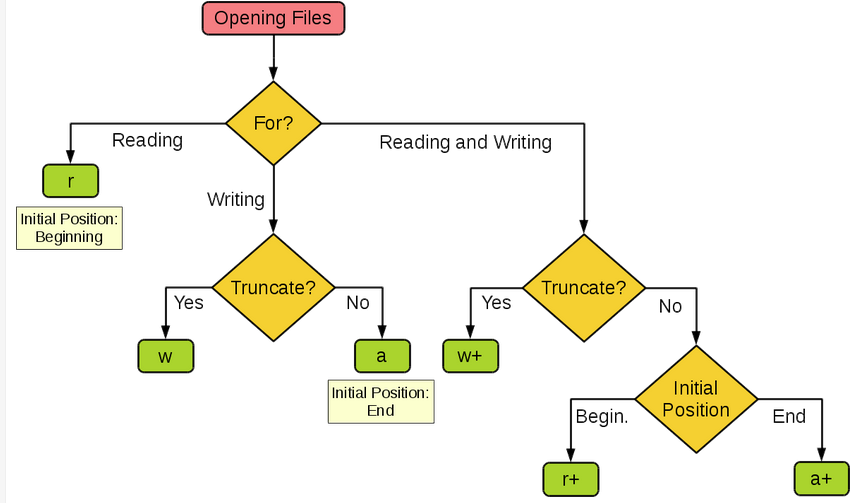
#> input picture python/file_open_mode.png, 853 x 503 px, given in place of Warcraft3_End.avi, which was not available
$ python ch02_opencv_camera_test.py
#> lines starting #> are read from the running program, lines starting #| are printed output that depends on the picture; after the words box and inside, x2 and y2 are one past the last pixel; in counts of white or black regions, pixels touching at a corner belong together; pictures that were not available may be replaced by others from this repository, and a replacement may not be noted
### python/cv/utils.py

import numpy as np
import cv2

#给图像加椒盐噪点
def salt(img, n):
    img_copy = img.copy()
    for k in range(n):
        i = int(np.random.random() * img_copy.shape[0]);
        j = int(np.random.random() * img_copy.shape[1]);
        if img_copy.ndim == 2:
            img_copy[i, j] = 255
        elif img.ndim == 3:
            img_copy[i, j, 0]= 255
            img_copy[i, j, 1]= 255
            img_copy[i, j, 2]= 255
    return img_copy


#hist = cv2.calcHist([image],
#        [0],   #使用的通道
#        None,  #没有使用mask
#        [256], #HistSize,使用多少个柱子
#        [0.0, 255.0]) #像素值范围

#返回一个二维图像的直方图图像,使用color颜色绘制
# [10 lines left out: function calcAndDrawHist, not called in this run]

#返回一个三维图像的直方图,将其所有通道同时绘制到一张图像上
def calcAndDrawHist2(image):
    h = np.zeros((256,256,3)) #创建用于绘制直方图的全0图像
    bins = np.arange(256).reshape(256,1) #直方图中各bin的顶点位置
    color = [ (255,0,0), (0,255,0), (0,0,255) ] #BGR三种颜色
    for ch, col in enumerate(color):
        originHist = cv2.calcHist([image], [ch], None, [256], [0,256])
        #cv2.normalize(src, dst, ... )
        cv2.normalize(originHist, originHist, 0, 255*0.9, cv2.NORM_MINMAX) #先归一化,再缩放到(0-0.9*255)区间, (originHist / originHist.maxVal) * (0.9*256)
        hist = np.int32(np.around(originHist))
        # hstack()将两个array 左右(horizal)拼凑在一起. list则认为是 size*1 的array
        # vstack()将两个array 左右(vertical)拼凑在一起.
        # column_stack()将两个array 按列拼凑在一起.
        pts = np.column_stack((bins, hist))  # pts=[ [x0,y0], [x1,y1], [x2,y2], [x3,y3], ... ]
        cv2.polylines(h, [pts], False, col)  # 将 pts 这个 map 作为(x,y) 画在h上
    h = np.flipud(h) #上下(up/down)翻转这个图像
    return h

#上面两个是opencv版本的直方图,这个是numpy版本的绘制直方图
# [16 lines left out: function calcAndDrawHist3, not called in this run]

### python/cv/ch02_opencv_camera_test.py
# -*- coding: utf-8 -*-
# @Time    : 2017/8/2 10:53
# @Author  : play4fun
# @File    : test_camera.py
# @Software: PyCharm
# https://blog.csdn.net/Programmer_ch/article/details/89057129


"""
test_camera.py:
"""

import numpy as np
import cv2
import time
import os
import sys

sys.path.append('./')
import utils   #./utils.py
print("=============================================")
print("=  x: 拍摄图片                              =")
print("=  q: 退出                                  =")
print("=============================================")

#opencv/modules/videoio/src/cap_v4l.cpp (802) open VIDEOIO: V4L: open camera by index 0
#cap = cv2.VideoCapture(0)  # 支持读取摄像头
cap = cv2.VideoCapture("./testvideo/Warcraft3_End.avi") # 调用存储的视频

cap.set(cv2.CAP_PROP_FRAME_WIDTH, 640)
cap.set(cv2.CAP_PROP_FRAME_HEIGHT, 480)
#cap.set(cv2.CAP_PROP_FOURCC, cv2.VideoWriter.fourcc('M', 'J', 'P', 'G'))

fps = cap.get(cv2.CAP_PROP_FPS) # 帧率
print("fps:", fps)

index = 0
while cap.isOpened():
    ret, frame = cap.read()
#> frame is the input picture: shape (503, 853, 3); mean B, G, R 230.4, 242.9, 244.8

    #frameIndex = cap.get(cv2.CAP_PROP_POS_FRAMES)  # 第i帧
    #print("frame index ", frameIndex)
    if ret != True:
        break

    ############################################################
    frame2 = cv2.flip(frame, 1, dst=None)  # 镜像flip
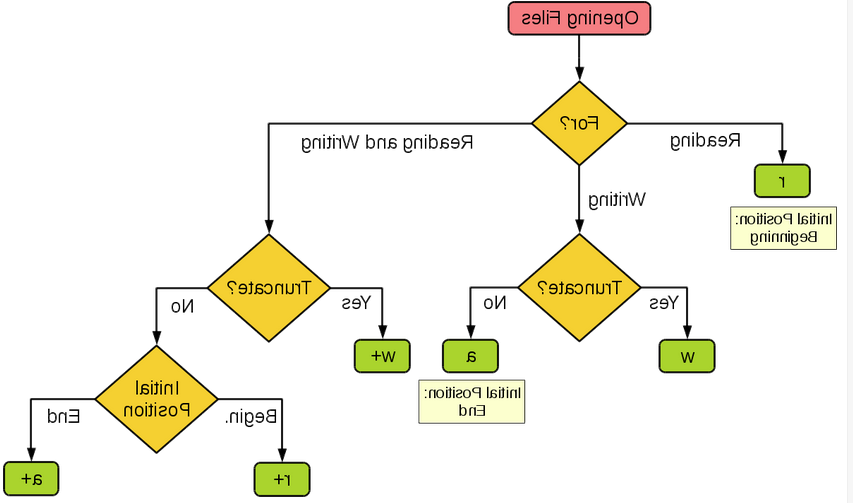
#> frame2: shape (503, 853, 3); mean B, G, R 230.4, 242.9, 244.8
    frame3 = frame[10:10+320, 10:10+240] # crop
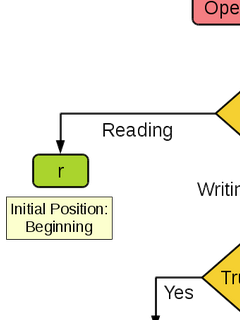
#> frame3: shape (320, 240, 3); mean B, G, R 232.9, 241.9, 243.1
    frame4 = utils.salt(frame, 500)
#> after the loop in salt, `for k in range(n):`: img_copy: shape (503, 853, 3); 0.02% of pixels changed, all inside (x1, y1, x2, y2) = (0, 3, 845, 491)
    frame5 = utils.calcAndDrawHist2(frame) #直方图
#> after the loop in calcAndDrawHist2, `for ch, col in enumerate(color):`:
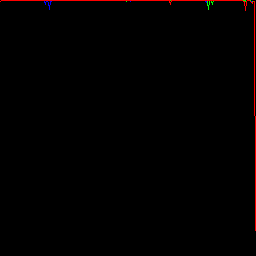
#> h: shape (256, 256, 3) float64; mean B, G, R 0.1, 0.1, 2
    cv2.imshow("test", frame4)
    cv2.imshow("test5",frame5)
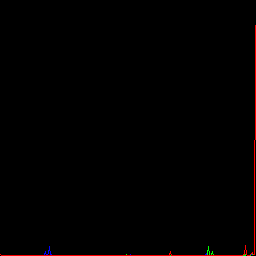
#> window 'test5': shape (256, 256, 3); mean B, G, R 0.1, 0.1, 2

    ############################################################

    inputKey = cv2.waitKey(5) & 0xFF
#> (key q is pressed here)
    if inputKey == ord('q'):
        break
    elif inputKey == ord('x'):
        cv2.imwrite("{}.jpeg".format(time.time()), cv2.resize(frame, (224, 224), interpolation=cv2.INTER_AREA))
    ############################################################
    time.sleep(0.01)

cap.release()
cv2.destroyAllWindows()
